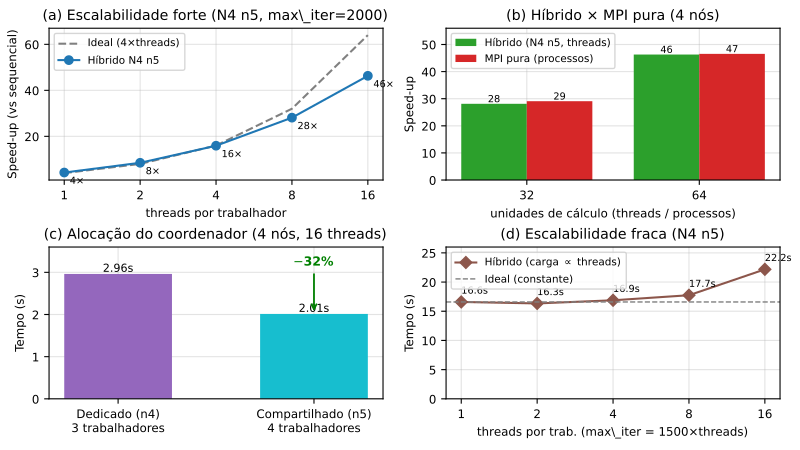

Here is the Python script that generated this plot:
#!/usr/bin/env python3
# Gera relatorio/graficos.pdf a partir dos dados de results_t4.csv.
# Metodologia do professor: hibrido SEMPRE em -N 4 -n 5 (1 coordenador + 4
# trabalhadores, coordenador compartilhando o no), escalando por THREADS.
import matplotlib
matplotlib.use("Agg")
import matplotlib.pyplot as plt
import numpy as np
import os

SEQ = 93.194233

# --- Escalabilidade FORTE: hibrido N4 n5, max_iter=2000, variando threads ---
th      = [1, 2, 4, 8, 16]
t_forte = [21.888989, 10.976950, 5.855055, 3.314190, 2.012548]
p_forte = [4 * t for t in th]                 # 4 trabalhadores x threads
S_forte = [SEQ / t for t in t_forte]
ideal_S = p_forte                             # speed-up ideal = nº de cores

# --- Hibrido x MPI pura, em 4 nos (mesma quantidade de unidades de calculo) ---
units    = [32, 64]
S_hib_c  = [SEQ / 3.314190, SEQ / 2.012548]   # hibrido: 8 e 16 threads/worker
S_mpi_c  = [SEQ / 3.203527, SEQ / 2.002144]   # MPI pura: 32 e 64 processos

# --- Alocacao do coordenador (4 nos, 16 threads) ---
coord_lbl = ["Dedicado (n4)\n3 trabalhadores", "Compartilhado (n5)\n4 trabalhadores"]
coord_t   = [2.962407, 2.012548]

# --- Escalabilidade FRACA: N4 n5, carga proporcional as threads ---
t_fraca = [16.594238, 16.339467, 16.879343, 17.745419, 22.178566]

plt.rcParams.update({"font.size": 8.5, "axes.grid": True,
                     "grid.alpha": 0.35, "axes.axisbelow": True})
fig, ax = plt.subplots(2, 2, figsize=(8.0, 4.5))

# (a) FORTE: speed-up x threads (N4 n5)
a = ax[0, 0]
a.plot(th, ideal_S, "--", color="gray", label="Ideal (4$\\times$threads)")
a.plot(th, S_forte, "o-", color="#1f77b4", label="Híbrido N4 n5")
for x, y in zip(th, S_forte):
    a.annotate(f"{y:.0f}$\\times$", (x, y), textcoords="offset points",
               xytext=(4, -9), fontsize=7)
a.set_title("(a) Escalabilidade forte (N4 n5, max\\_iter=2000)")
a.set_xlabel("threads por trabalhador"); a.set_ylabel("Speed-up (vs sequencial)")
a.set_xscale("log", base=2); a.set_xticks(th); a.set_xticklabels(th)
a.legend(fontsize=7.5, loc="upper left")

# (b) Hibrido x MPI pura (4 nos)
b = ax[0, 1]
x = np.arange(len(units)); w = 0.38
b.bar(x - w/2, S_hib_c, w, color="#2ca02c", label="Híbrido (N4 n5, threads)")
b.bar(x + w/2, S_mpi_c, w, color="#d62728", label="MPI pura (processos)")
for i, (h, m) in enumerate(zip(S_hib_c, S_mpi_c)):
    b.text(i - w/2, h + 0.6, f"{h:.0f}", ha="center", fontsize=7)
    b.text(i + w/2, m + 0.6, f"{m:.0f}", ha="center", fontsize=7)
b.set_title("(b) Híbrido $\\times$ MPI pura (4 nós)")
b.set_xlabel("unidades de cálculo (threads / processos)"); b.set_ylabel("Speed-up")
b.set_xticks(x); b.set_xticklabels(["32", "64"]); b.set_ylim(0, 56)
b.legend(fontsize=7.5, loc="upper left")

# (c) Alocacao do coordenador
c = ax[1, 0]
bars = c.bar(coord_lbl, coord_t, color=["#9467bd", "#17becf"], width=0.55)
for r, v in zip(bars, coord_t):
    c.text(r.get_x() + r.get_width()/2, v + 0.05, f"{v:.2f}s", ha="center", fontsize=8)
c.set_title("(c) Alocação do coordenador (4 nós, 16 threads)")
c.set_ylabel("Tempo (s)"); c.set_ylim(0, 3.6)
c.annotate("$-$32%", xy=(1, 2.01), xytext=(1, 3.15), ha="center", color="green",
           fontsize=9, fontweight="bold",
           arrowprops=dict(arrowstyle="->", color="green", lw=1.3))

# (d) FRACA: tempo x threads (N4 n5, carga proporcional)
d = ax[1, 1]
d.plot(th, t_fraca, "D-", color="#8c564b", label="Híbrido (carga $\\propto$ threads)")
d.axhline(t_fraca[0], color="gray", ls="--", lw=1, label="Ideal (constante)")
for x_, y_ in zip(th, t_fraca):
    d.annotate(f"{y_:.1f}s", (x_, y_), textcoords="offset points", xytext=(0, 6), fontsize=7)
d.set_title("(d) Escalabilidade fraca (N4 n5)")
d.set_xlabel("threads por trab. (max\\_iter = 1500$\\times$threads)")
d.set_ylabel("Tempo (s)")
d.set_xscale("log", base=2); d.set_xticks(th); d.set_xticklabels(th)
d.set_ylim(0, 26); d.legend(fontsize=7.5, loc="upper left")

fig.tight_layout(pad=0.5)
out = os.path.join(os.path.dirname(os.path.abspath(__file__)), "graficos.pdf")
fig.savefig(out)
print("salvo:", out)
